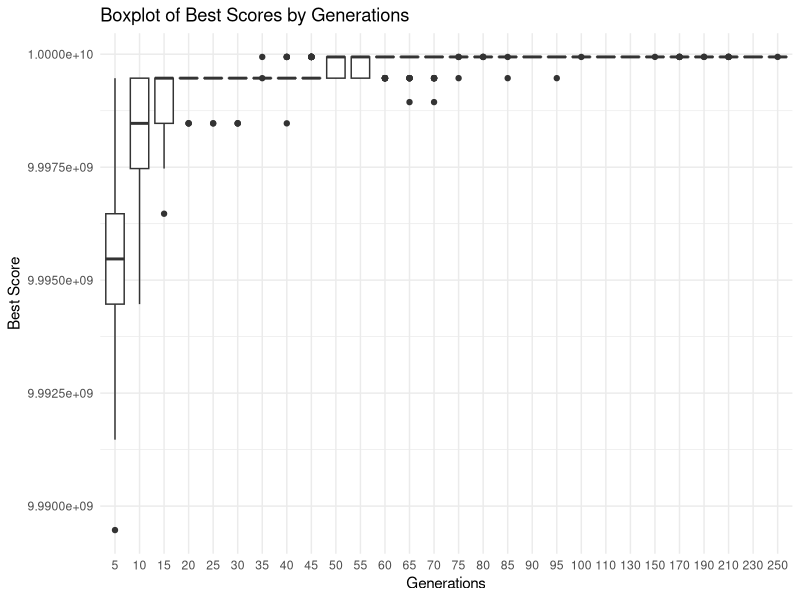
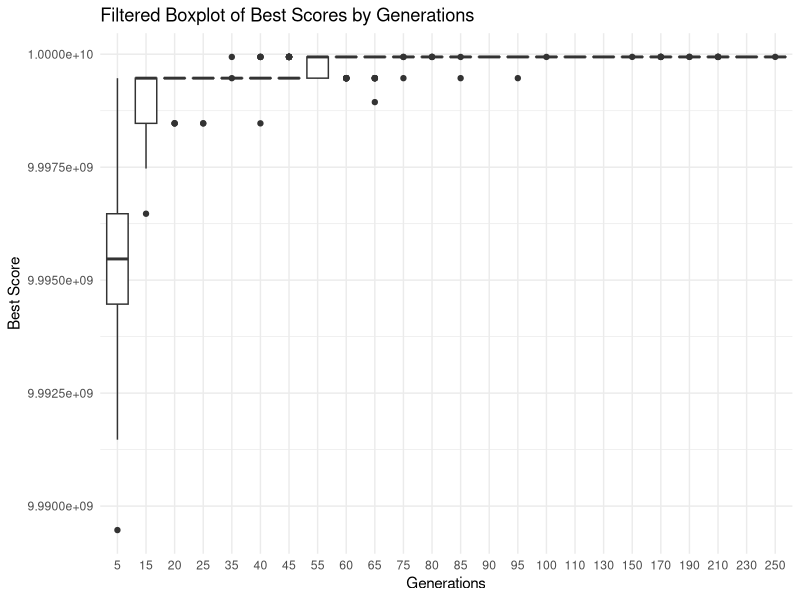

These figures' R source, in order:
## ---- chunk 1

library(ggplot2)

data <- read.csv("knapsack_results_250base_inc20.csv")
filtered_data <- subset(data, !(generations %in% c(10, 30, 50, 70)))

# boxplot
ggplot(data, aes(x = as.factor(generations), y = best_score)) +
  geom_boxplot() +
  labs(title = "Boxplot of Best Scores by Generations",
       x = "Generations",
       y = "Best Score") +
  theme_minimal()



ggplot(filtered_data, aes(x = as.factor(generations), y = best_score)) +
  geom_boxplot() +
  labs(title = "Filtered Boxplot of Best Scores by Generations",
       x = "Generations",
       y = "Best Score") +
  theme_minimal()


wilcox_results <- pairwise.wilcox.test(data$best_score, 
                                      as.factor(data$generations),
                                      p.adjust.method = "bonferroni")
print("Pairwise Wilcoxon Test Results (All Data):")
print(wilcox_results)

